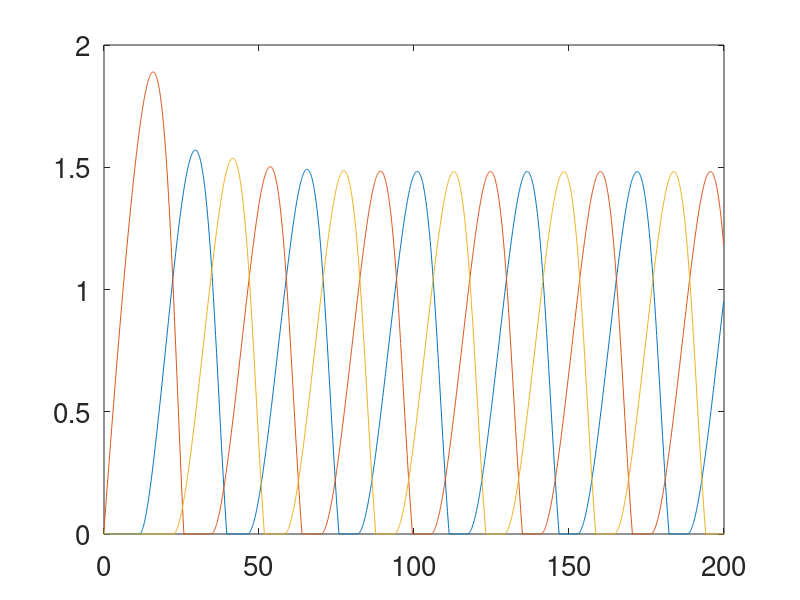

Source code (MATLAB): (Note: this script raises an error after producing the figure.)
% Simulation parameters
% SI units used throughout
dt = 0.1;   % time step
N = 2000;   % number of time steps
n = 3;      % number of cars
L= 70;      % radius of Ring (m)
d =  5;     % length of car (m)

% IDM parameters
v0 = 80; % desired speed
T = 2;   % reaction time
s0 = 15; % min. bumper-to-bumper distance
a = 0.2; % acceleration
b = 4.0; % comfortable braking

% Initial conditions
Vi = 0; % initial velocity
dx = [Vi, Vi, Vi];      % velocities
x = [0, 10, 55];        % positions
s(1) = x(2) - x(1) - d; % headways
s(2) = x(3) - x(2) - d;
s(3) = 2*pi*L - x(3) - d;

for j = 1:1:N % Time Loop
    for i  = 1:1:n % Loop for number of cars
        % Find the relative velocity
        if i == n  % if the car is lead car
            vl = dx(i) - dx(1);
        else
            vl = dx(i) - dx(i+1);
        end
        % Updates in this order:
        % desired gap
        % acceleration
        % velocity
        % position
        % headway
        s_star = s0 + max(0, dx(i)*T ...
               + 0.5*dx(i)*vl/sqrt(a*b));
        dvdt(i) = a*(1- (dx(i)/v0))^4 ...
                - a*(s_star/s(i))^2;
        dx(i) = dx(i) + dvdt(i)*dt;

        if dx(i) < 0
            x(i) = x(i) - 0.5*dx(i)*dx(i)/dvdt(i);
            dx(i) = 0;
        else
            x(i) = x(i) + dx(i)*dt + 0.5*dvdt(i)*dt*dt;
        end

        theta(i) = x(i)*2*pi/L; % x convert to angle
        % Reset to beginning of ring if necessary
        if theta(i) > 2*pi
           theta(i) = theta(i) - 2*pi;
        end
    end

    % Calculate the headways
    s(1) = x(2) - x(1) - d;
    s(2) = x(3) - x(2) - d;
    s(3) = x(1) - x(3) - d;

    % Add the length of the road if the lead
    % vehicle is at the beginning of the
    % ring and the following vehicle is towards
    % the end
    if s(1) < 0
        s(1) = s(1) + L;
    end

    if s(2) < 0
        s(2) = s(2) + L;
    end

    if s(3) < 0
        s(3) = s(3) + L;
    end
    % Take care of states at each time step
    Theta(j,:) = theta(:);
    X(j,:) = x(:);      % Location
    V(j,:) = dx(:);     % Speed
    S(j,:) = s(:);      % Headways
    t(j) = dt*(j-1);	% actual running time
end

% Plot the velocities
figure('DefaultAxesFontSize',20)
plot_velocities = plot(t, V);
plot_velocities(1).LineWidth = 4;
plot_velocities(1).LineStyle = ':';
plot_velocities(2).LineWidth = 4;
plot_velocities(2).LineStyle = '--';
plot_velocities(3).LineWidth = 4;
plot_velocities(3).LineStyle = '-.';
xlabel('Time (s)')
ylabel('Speed (m/s)')
title('Speed of Vehicles')
legend('First Car','Second Car','Third Car',...
       'Location','northeast')
grid on

% Plot the headways
figure('DefaultAxesFontSize',20)
plot_headways = plot(t, S);
plot_headways(1).LineWidth = 4;
plot_headways(1).LineStyle = ':';
plot_headways(2).LineWidth = 4;
plot_headways(2).LineStyle = '--';
plot_headways(3).LineWidth = 4;
plot_headways(3).LineStyle = '-.';
title('Headway of vehicles')
xlabel('Time (s)')
ylabel('Headway (m)')
legend('First Car','Second Car','Third Car',...
       'Location','northeast')
grid on
